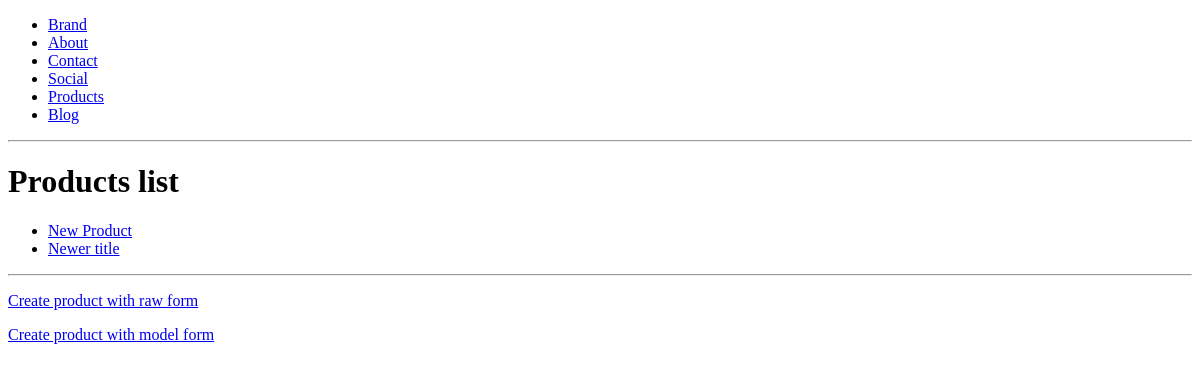
Before: /products/ with the older database file.
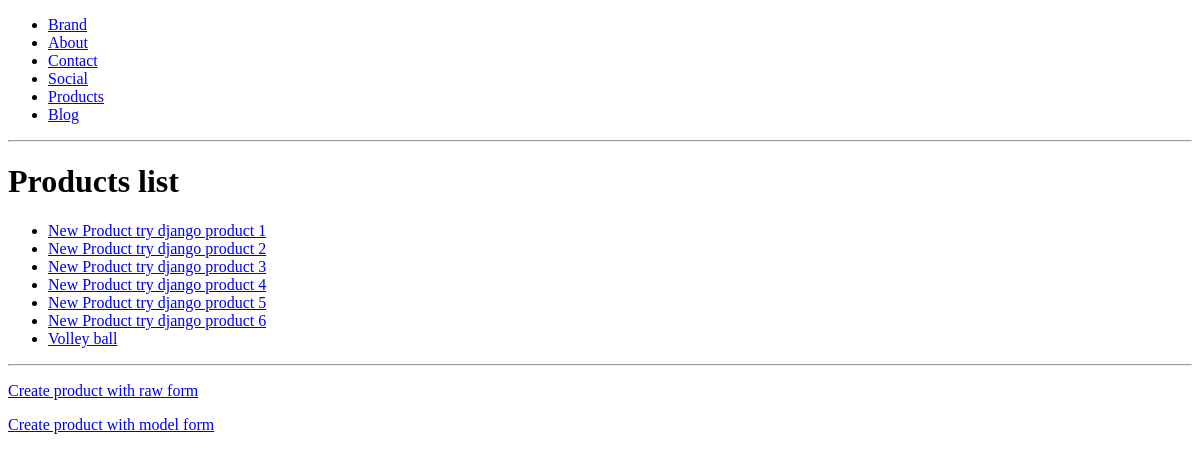
After: the same page with the newer database file.
### products/models.py (models this page shows, shortened)
class Product(models.Model):
    title       = models.CharField(max_length=120)
    description = models.TextField(blank=True, null=True)
    price       = models.DecimalField(max_digits=10000, decimal_places=2)
    summary     = models.TextField()
    featured    = models.BooleanField()
    def __str__(self):
        return self.title
    def get_absolute_url(self):
        return reverse("products:product_detail", kwargs={"product_id": self.id})

### products/views.py (the view)
# urls.py: path('', products_list_view, name='products_list'),
def products_list_view(request):
    products = Product.objects.all()
    context = {
        'products': products
    }
    return render(request, 'products_list.html', context)

### products/templates/products_list.html (shortened to what this page needs)
{% extends 'base.html' %}
{% block content %}
<h1>Products list</h1>
<ul>
{% for product in products %}
    <li><a href={{product.get_absolute_url}}>{{product}}</a></li>
{% endfor %}
</ul>
<hr/>
<p><a href={% url 'products:create_product_raw_form' %}>Create product with raw form</a></p>
<p><a href="{% url 'products:create_product_model_form' %}">Create product with model form</a></p>
{% endblock content %}

### templates/base.html (shortened to what this page needs)
<!DOCTYPE html>
<html>
<head>
</head>
<body>
    {% include 'navbar.html' %}
    {% block content %}{% endblock content %}
</body>
</html>

### templates/navbar.html
<nav>
    <ul>
        <li><a href="{% url 'home' %}">Brand</a></li>
        <li><a href="{% url 'about' %}">About</a></li>
        <li><a href="{% url 'contact' %}">Contact</a></li>
        <li><a href={% url 'social' %}>Social</a></li>
        <li><a href="{% url 'products:products_list' %}">Products</a></li>
        <li><a href="{% url 'blog:index' %}">Blog</a></li>
    </ul>
</nav>
<hr/>

Changed rows visible on the page:
changed Product: title "New Product" → "New Product try django product 1"
changed Product: title "Newer title" → "New Product try django product 2"
added Product: title "New Product try django product 3"
added Product: title "New Product try django product 4"
added Product: title "New Product try django product 5"
added Product: title "New Product try django product 6"
added Product: title "Volley ball"
